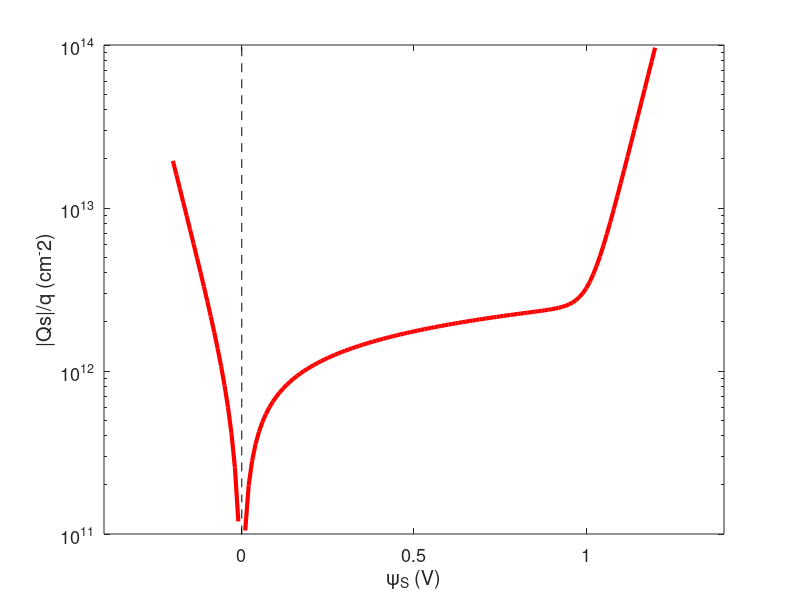
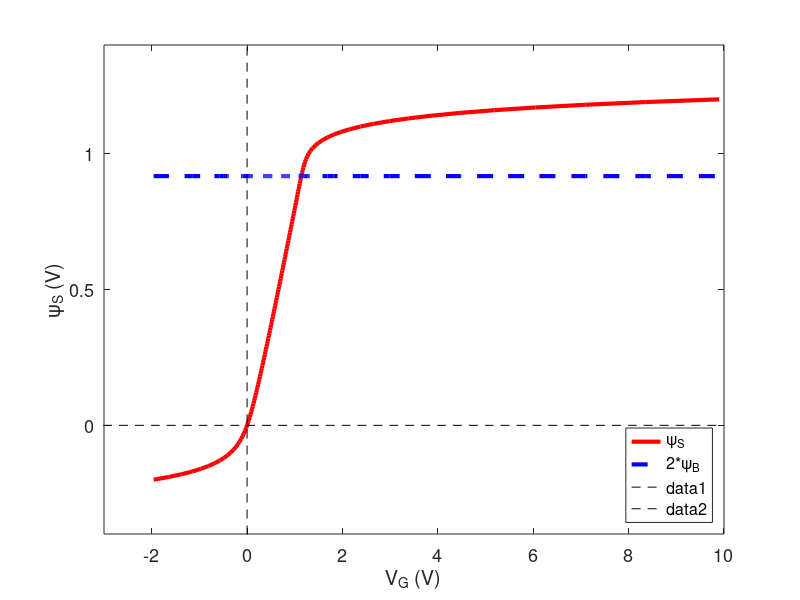

MATLAB code to generate these figures, in order: (Note: this script raises an error after producing the figures.)
% Surface potential vs. Gate voltage for MOS Capacitor  

% Initialize the range of the surface potential 
psi = -0.2:0.01:1.2; %[V] 

% Specify the physical constants  
epsilon_siO2 = 4*8.854*1e-14; % Permittivity of SiO2 [F/cm] 
epsilon_si = 11.68*8.854*1e-14; % Permittivity of Si [F/cm] 
k_b = 1.380e-23; % Boltzmann constant [J/K] 
q = 1.6e-19; % Elementary charge [C]  

% Specify the environmental parameters 
TL = 300; % Room temperature[Kelvin] 
ni = 1e10; % Intrinsic semiconductor carrier density for silicon [cm-3] 
N_A = 5e17; % Acceptor concentration [cm-3] 
tox = 2e-7; % The thickness of SiO2 in the capacitor [cm] 
V_FB = 0; % The flat-band voltage [V]  

% Calculate the capacitance per unit area 
cox = epsilon_siO2/tox; %[F/cm2]  

% Calculate the F function (to calculate the total charge) with respect to different surface potentials.  See: eqn. (10) in [1]  
F_psi1 = exp(-psi*q/k_b/TL) + psi*q/k_b/TL -1; % using the equations separately as F_psi1 and F_psi2
F_psi2 = ni^2/N_A^2*(exp(psi*q/k_b/TL) - psi*q/k_b/TL -1); 
F_psi = sqrt(F_psi1 + F_psi2);  

% Initialize the vectors 
psi_length = length(psi); 
Qs = zeros(psi_length,1);  
V_G = zeros(psi_length,1); 
psi_B = zeros(psi_length,1); 

% Calculate the total charges and the corresponding gate voltages. See eqn. (12) in [1]   Total charge in semiconductor as a function of surface potential  as   
for i = 1:psi_length   
    if psi(i) <= 0             
        Qs(i) = sqrt(2*epsilon_si*k_b*TL*N_A)*F_psi(i);  % Calculate charge when the surface potential is negative 
    else         
        Qs(i) = -sqrt(2*epsilon_si*k_b*TL*N_A)*F_psi(i);  % Calculate charge when the surface potential is positive
    end        
    psi_B(i) = k_b*TL/q*log(N_A/ni); % Get the bulk potential as a reference and it is a constant with respect to VG     
    V_G(i) = V_FB+psi(i)-Qs(i)/cox; % Calculate the gate voltage 
end

% Plot total charge vs. surface potential (psi_S) 
figure(1) 
semilogy(psi,abs(Qs)/q,'r','linewidth',3); 
hold on 
set(gca, 'xlim', [-0.4 1.4], 'ylim', [1e11 1e14]); 
set(gca,'fontsize',13); 
xlabel('\psi_S (V)'); 
ylabel('|Qs|/q (cm^-2)'); 

% Plot x=0 
plot(zeros(1,21),logspace(10,16,21),'k--') 

% Plot surface potential (psi_S) vs. gate voltage with reference potential = 2*psi_B 
figure(2) 
h1 = plot(V_G,psi,'r','linewidth',3); 
xlabel('V_G (V)'); 
ylabel('\psi_S (V)'); 
hold on 
h2 = plot(V_G,2*psi_B,'--b','linewidth',3); 
set(gca, 'xlim', [-3 10], 'ylim', [-0.4 1.4]); 
set(gca,'fontsize',13); 
legend('\psi_S','2*\psi_B','Location','SouthEast') 

% Plot x=0 and y=0 
plot(-10:10, zeros(1,21), 'k--') 
plot(zeros(1,21),-10:10, 'k--') 

% Additional steps to compute charge density and electric field
VG = V_G; % Assuming VG is the gate voltage vector

% Initialize arrays for charge density and electric field
chargeDensity = zeros(size(VG));
electricField = zeros(size(VG));

% Calculate charge density and electric field
for i = 1:length(VG)
    % Solve Poisson-Boltzmann equation numerically
    psi_solution = ode45(@(x, psi) F(psi, interp1(VG, VG, x)), [min(VG), max(VG)], 0);
    
    % Calculate charge density (assuming it's dominated by electrons in this example)
    n = ni * exp(q * psi_solution.y / (k_b * TL));
    chargeDensity(i) = trapz(psi_solution.x, q * n);
    
    % Calculate electric field
    E = -gradient(psi_solution.y, psi_solution.x);
    electricField(i) = E(end);
end

% Plot charge density vs. gate voltage
figure;
plot(VG, chargeDensity);
xlabel('Gate Voltage (V)');
ylabel('Charge Density (C/m^2)');
title('Charge Density vs. Gate Voltage');

% Plot electric field vs. gate voltage
figure;
plot(VG, electricField);
xlabel('Gate Voltage (V)');
ylabel('Electric Field (V/m)');
title('Electric Field vs. Gate Voltage');

% Calculate capacitance
capacitance = abs(gradient(Qs, V_G));
% Plot capacitance vs. gate voltage
figure;
plot(V_G, capacitance);
xlabel('Gate Voltage (V)');
ylabel('Capacitance (F/m^2)');
title('Capacitance vs. Gate Voltage');
